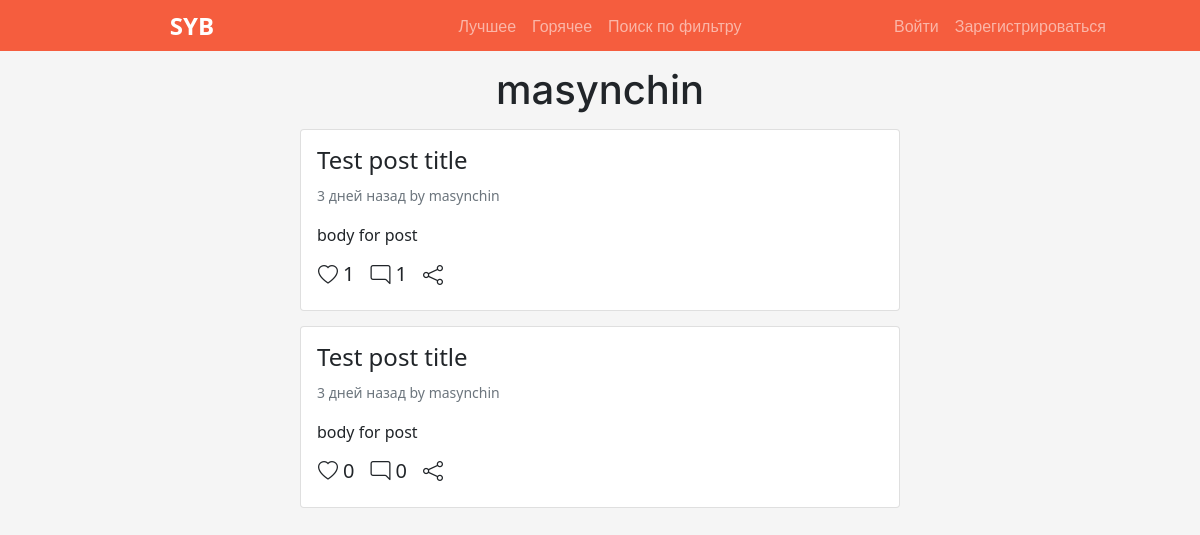
Page /users/1 on the committed database.
### app/models.py (models this page shows, shortened)
class User(UserMixin, db.Model):
    id = db.Column(db.Integer, primary_key=True, index=True)
    username = db.Column(db.String(25), unique=True)
    password_hash = db.Column(db.String(256))
    email = db.Column(db.String(64), unique=True)
    registered = db.Column(db.DateTime, default=dt.datetime.utcnow)
    posts = db.relationship("Post", backref="author")
    comments = db.relationship("Comment", backref="author")

class Post(db.Model):
    id = db.Column(db.Integer, primary_key=True)
    title = db.Column(db.String(64))
    body = db.Column(db.Text())
    picture = db.Column(db.LargeBinary, nullable=True)
    timestamp = db.Column(db.DateTime, default=dt.datetime.utcnow)
    author_id = db.Column(db.Integer, db.ForeignKey("user.id"))
    group_id = db.Column(db.Integer, db.ForeignKey("group.id"))
    comments = db.relationship("Comment", backref="post")
    likes = db.relationship(
        "User", secondary=posts_likes, backref="post_likes")
    @property
    def elapsed(self):
        return get_elapsed(self.timestamp)

### app/routes.py (the view)
@app.route("/users/<int:user_id>")
def user(user_id):
    user = User.query.get(user_id)
    if user is not None:
        return render_template("user.html", user=user)
    else:
        abort(404)

### app/templates/user.html (shortened to what this page needs)
{% extends "base.html" %}
{% block extrahead %}
<link href="{{ url_for('static', filename='css/user.css') }}" rel="stylesheet">
{% endblock %}
{% block content %}
<div class="posts-wall d-flex flex-column justify-content-center bd-highlight">
   <h1 class="user-username">{{ user.username }}</h1>
   {% for post in user.posts %}
   <div class="card">
      <div class="card-body">
         <a class="post-link" href="{{ url_for('post', post_id=post.id) }}">
            <span class="post-title">
               <h4 class="card-title">{{ post.title }}</h4>
            </span>
         </a>
         <p class="card-text">
            <small class="text-muted">{{ post.elapsed }} by <a href="{{ url_for('user', user_id=post.author.id) }}" class="user-link">{{ post.author.username }}</a></small>
         </p>
         <a class="post-link" href="{{ url_for('post', post_id=post.id) }}">
            <p class="card-text">{{ post.body }}</p>
         </a>
         <div class="post-info d-flex flex-row align-items-center">
            <div class="post-info-category d-flex flex-row align-items-center">
               <button type="button" class="btn btn-default post-info-button smooth-transtion" aria-label="like">
                  <i class="bi bi-heart like"></i>
               </button>
               <h5>{{ post.likes|length }}</h5>
            </div>
            <div class="post-info-category d-flex flex-row align-items-center">
               <button type="button" class="btn btn-default post-info-button smooth-transtion" aria-label="like">
                  <a href="{{ url_for('post', post_id=post.id, _anchor='comments') }}" class="post-link-icon">
                     <i class="bi bi-chat-right"></i>
                  </a>
               </button>
               <h5>{{ post.comments|length }}</h5>
            </div>
            <div>
               <button type="button" class="btn btn-default post-info-button smooth-transtion" aria-label="share">
                  <i class="bi bi-share"></i>
               </button>
            </div>
         </div>
      </div>
   </div>
   {% endfor %}
</div>
{% endblock %}

### app/static/css/global.css (style rules this page uses)
body { background-color: #f5f5f5; padding-top: 3.2em; }
.bi::before { font-size: 1.25em; vertical-align: 0.030625em; }

### app/static/css/user.css (style rules this page uses)
.posts-wall { backgroud: #ffffff; margin: auto; width: 50vw; }
.user-username { font-family: 'Inter', sans-serif; text-align: center; margin-top: 15px; margin-bottom: 0px; position: relative; }
.card { margin-top: 15px; }
.post-link, .post-link-icon { color: inherit; text-decoration: none; }
.user-link { color: inherit; text-decoration: none; }
.post-info { margin-top: 15px; }
.post-info div { margin-right: 15px; }
.post-info-button { margin-right: 0.25em; padding: 0px; }

### rows in the picture
User: username "masynchin"
Post: title "Test post title", elapsed "3 дней назад", author.username "masynchin", body "body for post", likes|length "1", comments|length "1"
Post: title "Test post title", elapsed "3 дней назад", author.username "masynchin", body "body for post", likes|length "0", comments|length "0"
